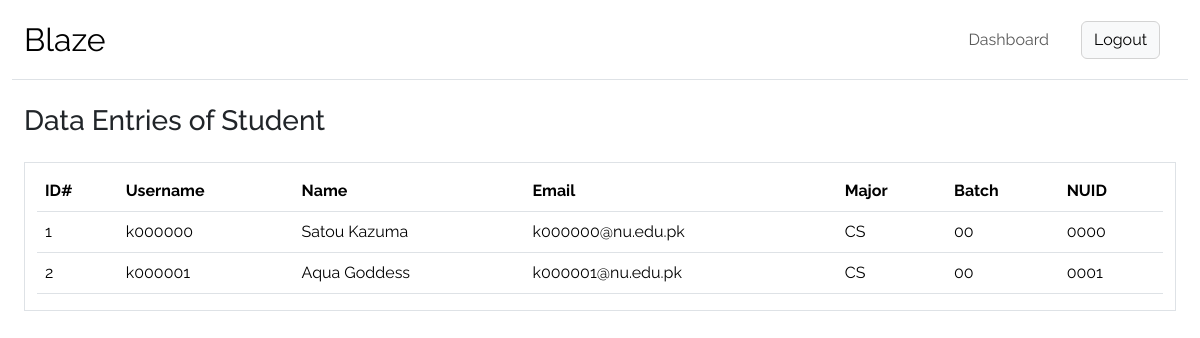
/administration/list_instance/student/ (signed in), run on an earlier commit of the app's database.
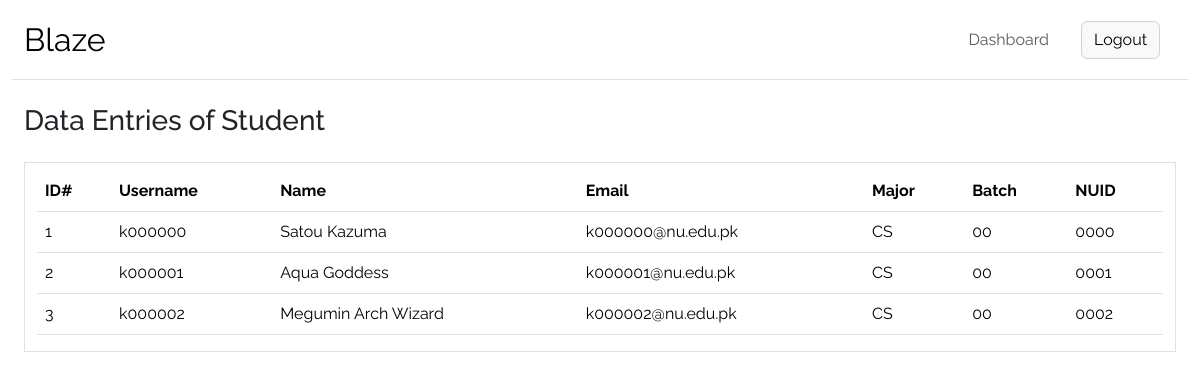
And on a later commit of the database.
### BlazeApp/models.py (models this page shows, shortened)
class Student(models.Model):
    Major_Choices = [
        ("CS", "Computer Science"),
        ("SE", "Software Engineering"),
        ("AI", "Artificial Intelligence"),
        ("CYS", "Cyber Security"),
        ("EE", "Electrical Engineering"),
    ]
    user = models.OneToOneField(User, on_delete=models.CASCADE, related_name="student")
    batch = models.CharField(
        max_length=2, null=True, validators=[validate_studentBatch]
    )
    nuid = models.CharField(max_length=4, null=True, validators=[validate_studentNUID])
    major = models.CharField(max_length=30, choices=Major_Choices, null=True)
    class Meta:
        verbose_name = "Student"
        verbose_name_plural = "Students"

class User(AbstractUser):
    profile_picture = models.ImageField(
        upload_to="profile_pics/",
        blank=True,
        null=True,
        default="profile_pics/Default_Profile_Picture.png",
        validators=[
            FileExtensionValidator(
                allowed_extensions=["jpg", "jpeg", "png"]
            ),  # Restrict allowed file extensions
            validate_profilePicture_size,  # Set a maximum file size limit (7 MB in this example)
        ],
    )
    follow = models.ManyToManyField(
        "self", symmetrical=False, related_name="followers", blank=True
    )
    class Meta:
        verbose_name = "User"
        verbose_name_plural = "Users"

### BlazeAdministration/customDecorator.py (the view)
    def _wrapped_view(request, *args, **kwargs):
        if request.user.is_authenticated and request.user.is_superuser:
            return view_func(request, *args, **kwargs)  # Allow access to admin users
        else:
            return views.page_not_found_404(request, exception=404)

### BlazeAdministration/customDecorator.py (called while the page is built)
def admin_required(view_func):
    def _wrapped_view(request, *args, **kwargs):
        if request.user.is_authenticated and request.user.is_superuser:
            return view_func(request, *args, **kwargs)  # Allow access to admin users
        else:
            return views.page_not_found_404(request, exception=404)
    return _wrapped_view

### BlazeAdministration/views.py (called while the page is built)
def list_instance(request, instanceModel):
    entitiesList = ["student", "faculty", "society_page"]
    if instanceModel not in entitiesList:
        return redirect("BlazeAdministration:page_not_found_404")
    if instanceModel == entitiesList[0]:
        dataset = Student.objects.all()
    elif instanceModel == entitiesList[1]:
        dataset = Faculty.objects.all()
    else:
        dataset = SocietyPage.objects.all()
    return render(
        request,
        "BlazeAdministration/list_instance.html",
        {"model": instanceModel, "dataset": dataset},
    )

### BlazeAdministration/templates/BlazeAdministration/list_instance.html (shortened to what this page needs)
{% extends 'BlazeAdministration/base_01.html' %}
{% load static %}
{% block body %}
  <div class="container-fluid">
    <div class="h3 mt-4 mb-4">Data Entries of {{ model|title }}</div>
    <div class="container-fluid my-3 border pt-2">
      <table class="table table-hover">
        <thead>
          <tr>
            <th scope="col">ID#</th>
            <th scope="col">Username</th>
            <th scope="col">Name</th>
            <th scope="col">Email</th>
            {% if model == 'student' %}
              <th scope="col">Major</th>
              <th scope="col">Batch</th>
              <th scope="col">NUID</th>
            {% endif %}
          </tr>
        </thead>
        <tbody>
          {% for data in dataset %}
            <tr>
              <td>{{ data.pk }}</td>
              <td>{{ data.user.username }}</td>
              <td>{{ data.user.first_name }} {{ data.user.last_name }}</td>
              <td>{{ data.user.email }}</td>
              {% if model == 'student' %}
                <td>{{ data.major }}</td>
                <td>{{ data.batch }}</td>
                <td>{{ data.nuid }}</td>
              {% endif %}
            </tr>
          {% endfor %}
        </tbody>
      </table>
    </div>
  </div>
{% endblock %}

What changed in the data, as far as the page shows it:
added Student: pk "3", user.username "k000002", user.first_name "Megumin", user.last_name "Arch Wizard", user.email "k000002@nu.edu.pk", major "CS", batch "00", nuid "0002"
